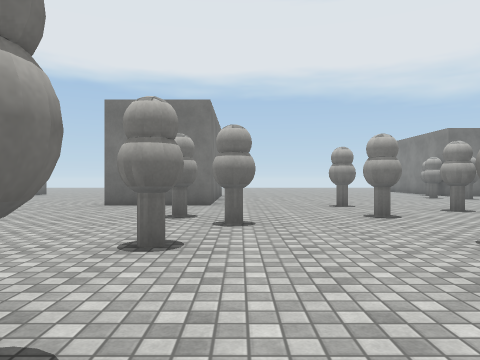
view 1 (above)

19 first-person views from a walk through a 3-D level made in the Unity game engine. The camera is 1.2 m above the floor, looks level and sees 70° across. The floor is counted in squares, 2 m on a side. Each view is taken from the middle of a square. On the plan, view 1 faces up. The plan holds only what a view shows up to about 10 squares ahead; the rest is blank. The place goes on beyond the plan. The player character is not drawn. Some animated figures are left out. Surface patterns are stand-ins for the level's own textures.

view 2
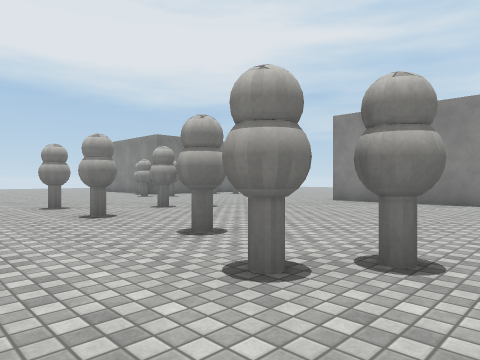

view 3
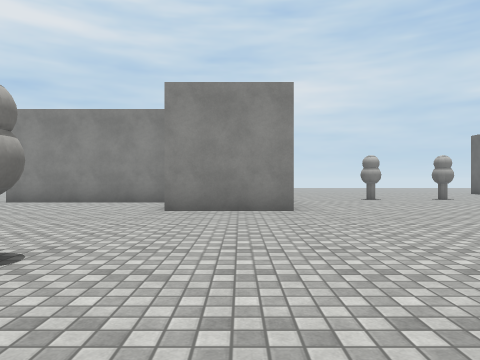

view 4
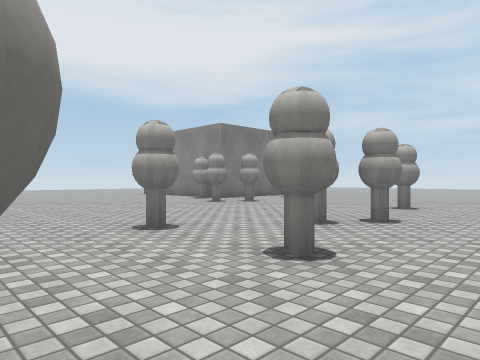

view 5
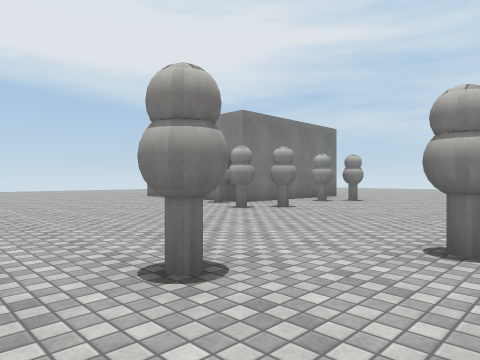

view 6
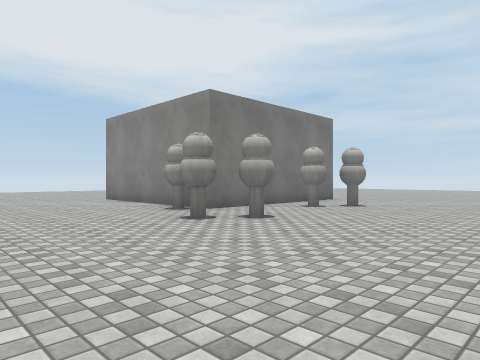

view 7
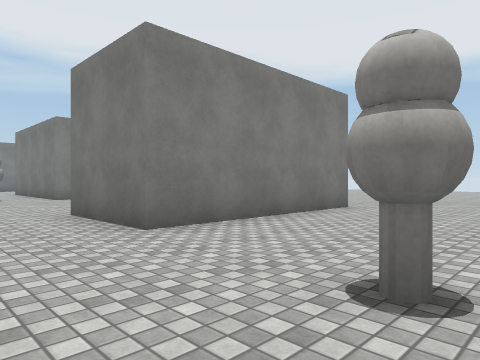

view 8
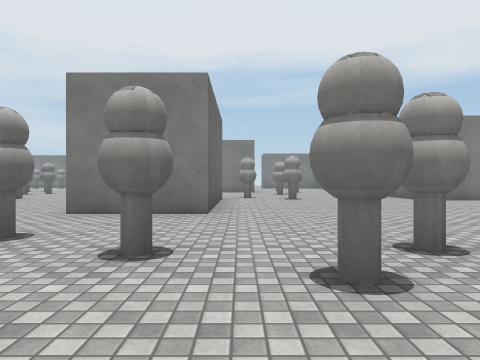

view 9
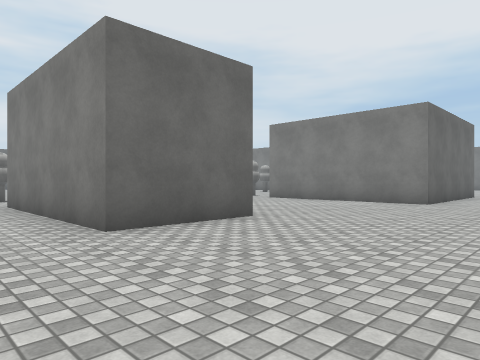

view 10
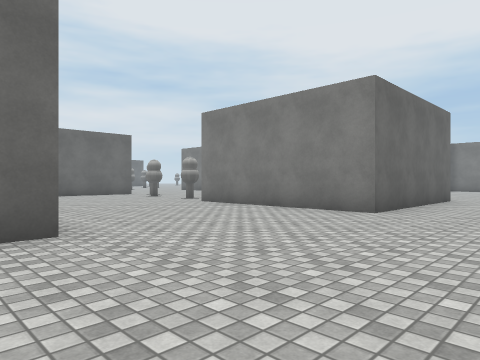

view 11
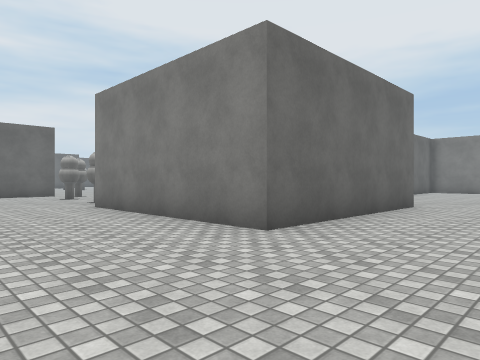

view 12
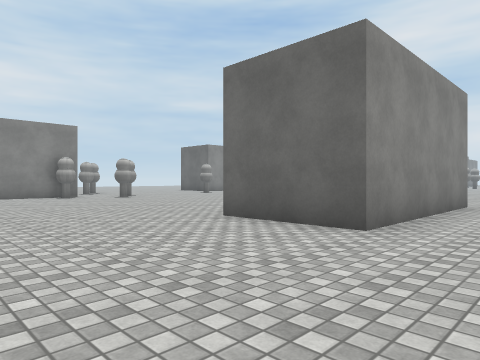

view 13
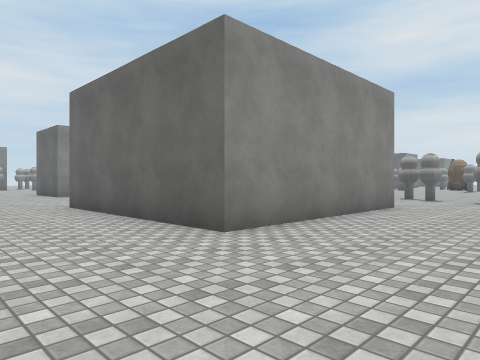

view 14
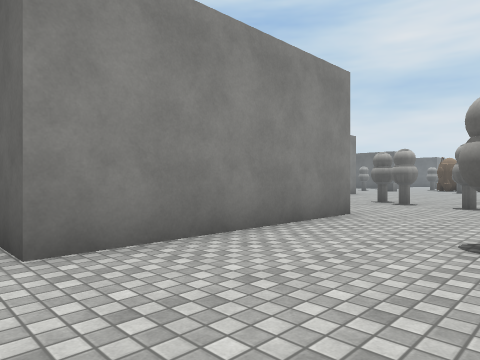

view 15
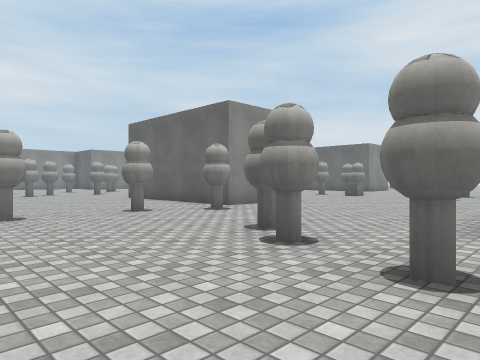

view 16
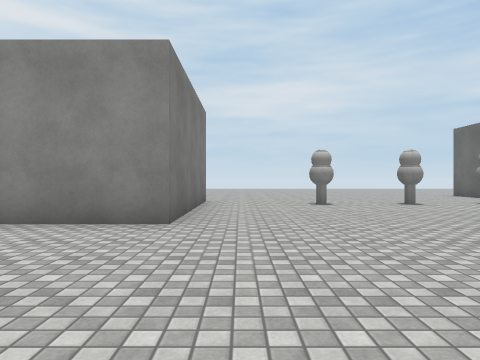

view 17
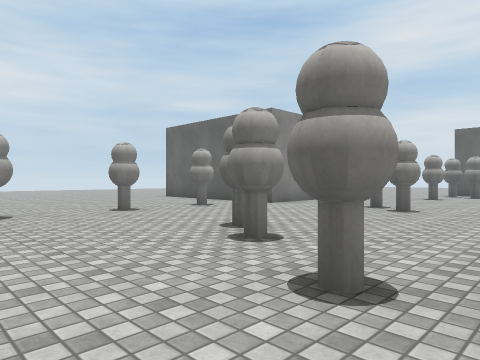

view 18
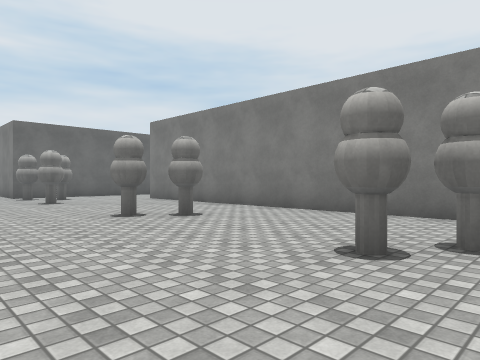

view 19
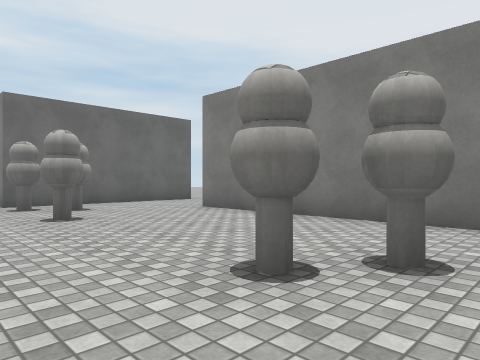

### Floor plan
Points are (right, up) in squares from view 1. A wall is a line through its corners. A room is listed if a view was taken in it or the views show most of it. See-through windows are left out.
Room 1 (views 1, 2, 3, 4, 5, 6, 7, 8, 9, 10, 11, 12, 13, 14, 15, 16, 17, 18, 19)
walls: (-9.1, 2.4) (-9.1, 3.4) (-4, 3.4) (-4, 0.9); (-3.2, 8.1) (-3.2, 13.1) (-0.7, 13.1) (-0.7, 8.1) (-3.2, 8.1); (4.1, -7.2) (4.1, -16.1); (9.2, 1) (9.2, 5.2); (10.5, -2) (6.6, -2) (6.6, 0.5); (-13.1, 9.2) (-13.1, 14.4) (-8.1, 14.4) (-8.1, 9.2); (9.8, -12.4) (9.8, -10.9); (3.6, -18.8) (7.5, -18.8); (10.5, 12.5) (7.6, 12.5) (7.6, 16.5)
objects: other object (-15, 11); other object (-14, 7); other object (-13, 6); other object (-12, 6); other object (-10, 4); other object (-9, 6); other object (-9, 8); other object (-2, 2) to (-1, 2); other object (-1, 1); other object (-1, 3); other object (-1, 6); other object (0, 5); other object (2, 2); other object (2, 6); other object (2, 8); other object (3, 1); other object (3, 3); other object (4, 7); other object (5, -6); other object (5, 6); other object (6, -17); other object (6, 11); other object (7, -18); other object (7, -16); other object (7, -11); other object (7, -7); other object (7, 11); other object (7, 13); other object (8, 7); other object (10, -9); other object (10, -7); other object (10, -5); other object (10, 11)

Where each view was taken, in squares from view 1:
view 1: 0 up, 0 right, facing up
view 2: 0 up, 0 right, facing up-right
view 3: 1 down, 0 right, facing right
view 4: 4 up, 0 right, facing up-right
view 5: 6 up, 1 right, facing up-right
view 6: 7 up, 3 right, facing up-right
view 7: 6 up, 3 right, facing up-left
view 8: 4 up, 2 right, facing left
view 9: 17 up, 1 right, facing down-left
view 10: 17 up, 2 left, facing down-left
view 11: 17 up, 5 left, facing down-left
view 12: 17 up, 5 left, facing down-right
view 13: 17 up, 16 left, facing down-right
view 14: 15 up, 16 left, facing down-right
view 15: 9 up, 15 left, facing down-right
view 16: 3 down, 2 right, facing right
view 17: 4 down, 4 right, facing down-right
view 18: 6 down, 10 right, facing down-left
view 19: 10 down, 9 right, facing down-left
